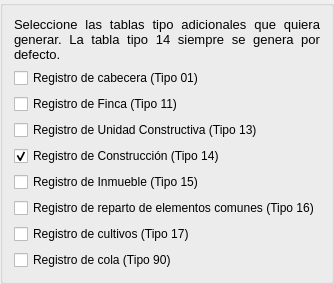
           <widget class="QGroupBox" name="Group_table_selection">
            <property name="mouseTracking">
             <bool>false</bool>
            </property>
            <property name="toolTip">
             <string/>
            </property>
            <property name="title">
             <string/>
            </property>
            <property name="flat">
             <bool>true</bool>
            </property>
            <property name="checkable">
             <bool>false</bool>
            </property>
            <layout class="QVBoxLayout" name="verticalLayout_32">
             <item>
              <widget class="QLabel" name="label_45">
               <property name="font">
                <font>
                 <pointsize>10</pointsize>
                 <italic>false</italic>
                </font>
               </property>
               <property name="text">
                <string>Seleccione las tablas tipo adicionales que quiera generar. La tabla tipo 14 siempre se genera por defecto.</string>
               </property>
               <property name="alignment">
                <set>Qt::AlignJustify|Qt::AlignVCenter</set>
               </property>
               <property name="wordWrap">
                <bool>true</bool>
               </property>
              </widget>
             </item>
             <item>
              <layout class="QVBoxLayout" name="Checkboxes_1">
               <item>
                <widget class="QCheckBox" name="checkBox_type_01">
                 <property name="text">
                  <string>Registro de cabecera (Tipo 01)</string>
                 </property>
                </widget>
               </item>
               <item>
                <widget class="QCheckBox" name="checkBox_type_11">
                 <property name="text">
                  <string>Registro de Finca (Tipo 11)</string>
                 </property>
                </widget>
               </item>
               <item>
                <widget class="QCheckBox" name="checkBox_type_13">
                 <property name="text">
                  <string>Registro de Unidad Constructiva (Tipo 13)</string>
                 </property>
                </widget>
               </item>
               <item>
                <widget class="QCheckBox" name="checkBox_type_14">
                 <property name="text">
                  <string>Registro de Construcción (Tipo 14)</string>
                 </property>
                 <property name="checked">
                  <bool>true</bool>
                 </property>
                </widget>
               </item>
               <item>
                <widget class="QCheckBox" name="checkBox_type_15">
                 <property name="text">
                  <string>Registro de Inmueble (Tipo 15)</string>
                 </property>
                </widget>
               </item>
               <item>
                <widget class="QCheckBox" name="checkBox_type_16">
                 <property name="text">
                  <string>Registro de reparto de elementos comunes (Tipo 16)</string>
                 </property>
                </widget>
               </item>
               <item>
                <widget class="QCheckBox" name="checkBox_type_17">
                 <property name="text">
                  <string>Registro de cultivos (Tipo 17)</string>
                 </property>
                </widget>
               </item>
               <item>
                <widget class="QCheckBox" name="checkBox_type_90">
                 <property name="text">
                  <string>Registro de cola (Tipo 90)</string>
                 </property>
                </widget>
               </item>
              </layout>
             </item>
            </layout>
           </widget>
